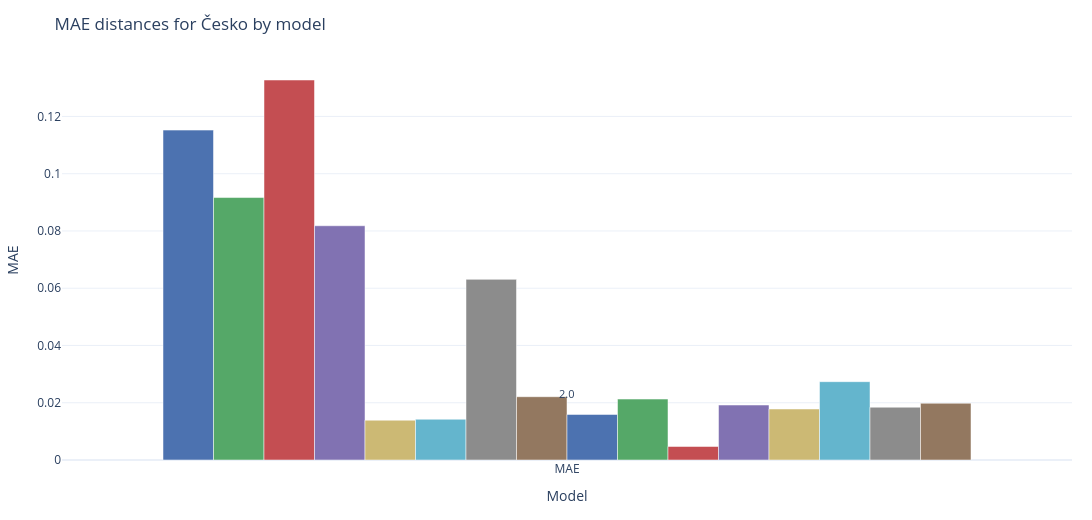

Write notebook code for a chart like this one.
### Code cell
panel_data, election_data, voting_results_dict = load_csv_files(voting_type="VotingPick", drop_voted_flag=True, drop_both_flag=True)

# drop all but "Česko" from election_data
election_data = election_data.loc['Česko'].to_frame().T

latent_prefs_dict = load_latent_prefs(drop_voted_flag=True, drop_both_flag=True)
agentury = load_agentury(drop_voted_flag=True, drop_both_flag=True).drop(columns=['url'])
# iterate over rows of agentury and add them to latent_prefs_dict as DataFrames
for agentura in agentury.index:
    ag_df = agentury.loc[agentura].to_frame().T
    # replace the index value with "Česko"
    ag_df.index = ["Česko"]
    # replace the index name with "region"
    ag_df.index.name = "region"
    latent_prefs_dict[agentura] = ag_df

plot_cesko_distances_grouped_bars(election_data,
                                        panel_data,
                                        voting_results_dict,
                                        latent_prefs_dict,
                                        distances=['MAE'],
                                        figure_width=1200,
                                        )

### Figure 1 — Plotly figure (JSON) as saved in the notebook; plotly's stock layout.template omitted (floating-point values rounded to 4 significant figures)
{"data": [{"marker": {"color": "#4C72B0"}, "name": "gpt-4.1-nano", "showlegend": false, "x": ["MAE"], "y": [0.1152], "type": "bar"}, {"marker": {"color": "#55A868"}, "name": "gpt-4.1", "showlegend": false, "x": ["MAE"], "y": [0.09168], "type": "bar"}, {"marker": {"color": "#C44E52"}, "name": "gpt-4o-mini", "showlegend": false, "x": ["MAE"], "y": [0.1327], "type": "bar"}, {"marker": {"color": "#8172B2"}, "name": "gpt-4o", "showlegend": false, "x": ["MAE"], "y": [0.08183], "type": "bar"}, {"marker": {"color": "#CCB974"}, "name": "claimed", "showlegend": false, "x": ["MAE"], "y": [0.01391], "type": "bar"}, {"marker": {"color": "#64B5CD"}, "name": "gpt-4.1-nano-citizen", "showlegend": false, "x": ["MAE"], "y": [0.01423], "type": "bar"}, {"marker": {"color": "#8C8C8C"}, "name": "gpt-4.1-citizen", "showlegend": false, "x": ["MAE"], "y": [0.0631], "type": "bar"}, {"marker": {"color": "#937860"}, "name": "gpt-4o-mini-citizen", "showlegend": false, "x": ["MAE"], "y": [0.02211], "type": "bar"}, {"marker": {"color": "#4C72B0"}, "name": "gpt-4o-citizen", "showlegend": false, "x": ["MAE"], "y": [0.01591], "type": "bar"}, {"marker": {"color": "#55A868"}, "name": "gpt-4.1-nano-direct", "showlegend": false, "x": ["MAE"], "y": [0.02128], "type": "bar"}, {"marker": {"color": "#C44E52"}, "name": "gpt-4.1-direct", "showlegend": false, "x": ["MAE"], "y": [0.004723], "type": "bar"}, {"marker": {"color": "#8172B2"}, "name": "gpt-4o-mini-direct", "showlegend": false, "x": ["MAE"], "y": [0.0192], "type": "bar"}, {"marker": {"color": "#CCB974"}, "name": "gpt-4o-direct", "showlegend": false, "x": ["MAE"], "y": [0.01782], "type": "bar"}, {"marker": {"color": "#64B5CD"}, "name": "STEM", "showlegend": false, "x": ["MAE"], "y": [0.02736], "type": "bar"}, {"marker": {"color": "#8C8C8C"}, "name": "Median", "showlegend": false, "x": ["MAE"], "y": [0.01844], "type": "bar"}, {"marker": {"color": "#937860"}, "name": "Kantar CZ", "showlegend": false, "x": ["MAE"], "y": [0.01982], "type": "bar"}], "layout": {"title": {"text": "MAE distances for Česko by model"}, "margin": {"l": 60, "r": 20, "t": 60, "b": 60}, "width": 1200, "height": 520, "showlegend": false, "annotations": [{"font": {"size": 11}, "showarrow": false, "text": "2.0", "x": "MAE", "xanchor": "center", "y": 0.01982, "yanchor": "bottom"}], "xaxis": {"title": {"text": "Model"}, "tickangle": 0}, "yaxis": {"title": {"text": "MAE"}}}}
